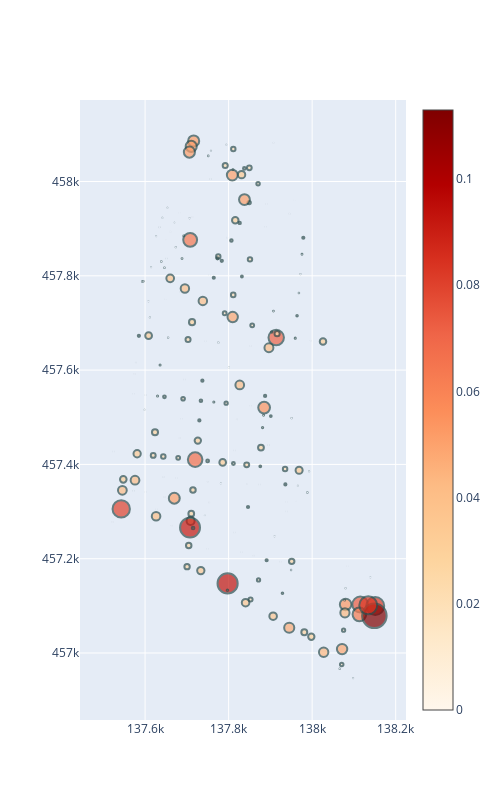

Notebook cell for this chart:
### Code cell
#OrRd: Orange to red

columns = ['Node', 'x_coord' , 'y_coord']


head = norm_sim_in_window.y[:,68]



value = utils.head_to_depth(head, normalizer, norm_sim_in_window)

fig = go.Figure()
fig.add_trace(vis.plot_nodal_variable(value, norm_sim_in_window, colorscale = 'OrRd'))

fig.update_layout(width=500, height=800)

fig.show()

### Figure 1 — Plotly figure (JSON) as saved in the notebook; plotly's stock layout.template omitted (floating-point values rounded to 4 significant figures; data arrays with more than 128 entries replaced by an {"elided": "..."} marker saying what was removed)
{"data": [{"marker": {"color": {"elided": "318 float values"}, "colorscale": [[0, "rgb(255,247,236)"], [0.125, "rgb(254,232,200)"], [0.25, "rgb(253,212,158)"], [0.375, "rgb(253,187,132)"], [0.5, "rgb(252,141,89)"], [0.625, "rgb(239,101,72)"], [0.75, "rgb(215,48,31)"], [0.875, "rgb(179,0,0)"], [1, "rgb(127,0,0)"]], "line": {"color": "DarkSlateGrey", "width": 2}, "showscale": true, "size": {"elided": "318 float values"}, "sizeref": 0.004613}, "mode": "markers", "name": "coordinates", "text": {"elided": "318 str values"}, "type": "scatter", "x": {"elided": "318 float values"}, "y": {"elided": "318 float values"}}], "layout": {"height": 800, "width": 500}}
